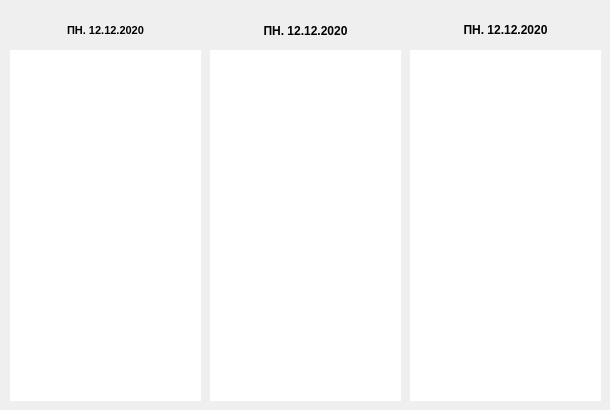
<?xml version="1.0" encoding="UTF-8"?>
<ui version="4.0">
 <class>Form</class>
 <widget class="QWidget" name="Form">
  <property name="geometry">
   <rect>
    <x>0</x>
    <y>0</y>
    <width>610</width>
    <height>410</height>
   </rect>
  </property>
  <property name="windowTitle">
   <string>Form</string>
  </property>
  <property name="autoFillBackground">
   <bool>true</bool>
  </property>
  <widget class="QLabel" name="lbl_day_1">
   <property name="geometry">
    <rect>
     <x>10</x>
     <y>20</y>
     <width>191</width>
     <height>21</height>
    </rect>
   </property>
   <property name="font">
    <font>
     <pointsize>8</pointsize>
     <weight>75</weight>
     <bold>true</bold>
    </font>
   </property>
   <property name="frameShape">
    <enum>QFrame::NoFrame</enum>
   </property>
   <property name="text">
    <string>ПН. 12.12.2020</string>
   </property>
   <property name="alignment">
    <set>Qt::AlignCenter</set>
   </property>
  </widget>
  <widget class="QLabel" name="lbl_day_2">
   <property name="geometry">
    <rect>
     <x>210</x>
     <y>20</y>
     <width>191</width>
     <height>21</height>
    </rect>
   </property>
   <property name="font">
    <font>
     <weight>75</weight>
     <bold>true</bold>
    </font>
   </property>
   <property name="frameShape">
    <enum>QFrame::NoFrame</enum>
   </property>
   <property name="text">
    <string>ПН. 12.12.2020</string>
   </property>
   <property name="alignment">
    <set>Qt::AlignCenter</set>
   </property>
  </widget>
  <widget class="QLabel" name="lbl_day_3">
   <property name="geometry">
    <rect>
     <x>410</x>
     <y>20</y>
     <width>191</width>
     <height>20</height>
    </rect>
   </property>
   <property name="font">
    <font>
     <weight>75</weight>
     <bold>true</bold>
    </font>
   </property>
   <property name="frameShape">
    <enum>QFrame::NoFrame</enum>
   </property>
   <property name="text">
    <string>ПН. 12.12.2020</string>
   </property>
   <property name="alignment">
    <set>Qt::AlignCenter</set>
   </property>
  </widget>
  <widget class="QLabel" name="lbl_morning_img_1">
   <property name="geometry">
    <rect>
     <x>20</x>
     <y>460</y>
     <width>101</width>
     <height>21</height>
    </rect>
   </property>
   <property name="frameShape">
    <enum>QFrame::Box</enum>
   </property>
   <property name="text">
    <string>Утро</string>
   </property>
  </widget>
  <widget class="QLabel" name="lbl_evening_img_1">
   <property name="geometry">
    <rect>
     <x>20</x>
     <y>540</y>
     <width>101</width>
     <height>21</height>
    </rect>
   </property>
   <property name="frameShape">
    <enum>QFrame::Box</enum>
   </property>
   <property name="text">
    <string>Ночь</string>
   </property>
  </widget>
  <widget class="QLabel" name="lbl_day_img_1">
   <property name="geometry">
    <rect>
     <x>20</x>
     <y>500</y>
     <width>101</width>
     <height>21</height>
    </rect>
   </property>
   <property name="frameShape">
    <enum>QFrame::Box</enum>
   </property>
   <property name="text">
    <string>День</string>
   </property>
  </widget>
  <widget class="QLabel" name="lbl_morning_img_2">
   <property name="geometry">
    <rect>
     <x>130</x>
     <y>460</y>
     <width>101</width>
     <height>21</height>
    </rect>
   </property>
   <property name="frameShape">
    <enum>QFrame::Box</enum>
   </property>
   <property name="text">
    <string>Утро</string>
   </property>
  </widget>
  <widget class="QLabel" name="lbl_day_img_2">
   <property name="geometry">
    <rect>
     <x>130</x>
     <y>500</y>
     <width>101</width>
     <height>21</height>
    </rect>
   </property>
   <property name="frameShape">
    <enum>QFrame::Box</enum>
   </property>
   <property name="text">
    <string>День</string>
   </property>
  </widget>
  <widget class="QLabel" name="lbl_evening_img_2">
   <property name="geometry">
    <rect>
     <x>130</x>
     <y>540</y>
     <width>101</width>
     <height>21</height>
    </rect>
   </property>
   <property name="frameShape">
    <enum>QFrame::Box</enum>
   </property>
   <property name="text">
    <string>Ночь</string>
   </property>
  </widget>
  <widget class="QLabel" name="lbl_morning_img_3">
   <property name="geometry">
    <rect>
     <x>240</x>
     <y>460</y>
     <width>101</width>
     <height>21</height>
    </rect>
   </property>
   <property name="frameShape">
    <enum>QFrame::Box</enum>
   </property>
   <property name="text">
    <string>Утро</string>
   </property>
  </widget>
  <widget class="QLabel" name="lbl_day_img_3">
   <property name="geometry">
    <rect>
     <x>240</x>
     <y>500</y>
     <width>101</width>
     <height>21</height>
    </rect>
   </property>
   <property name="frameShape">
    <enum>QFrame::Box</enum>
   </property>
   <property name="text">
    <string>День</string>
   </property>
  </widget>
  <widget class="QLabel" name="lbl_evening_img_3">
   <property name="geometry">
    <rect>
     <x>240</x>
     <y>540</y>
     <width>101</width>
     <height>21</height>
    </rect>
   </property>
   <property name="frameShape">
    <enum>QFrame::Box</enum>
   </property>
   <property name="text">
    <string>Ночь</string>
   </property>
  </widget>
  <widget class="QLabel" name="lbl_clouds_img_1">
   <property name="geometry">
    <rect>
     <x>20</x>
     <y>570</y>
     <width>101</width>
     <height>21</height>
    </rect>
   </property>
   <property name="frameShape">
    <enum>QFrame::Box</enum>
   </property>
   <property name="text">
    <string>Облачность</string>
   </property>
  </widget>
  <widget class="QLabel" name="lbl_clouds_img_2">
   <property name="geometry">
    <rect>
     <x>130</x>
     <y>570</y>
     <width>101</width>
     <height>21</height>
    </rect>
   </property>
   <property name="frameShape">
    <enum>QFrame::Box</enum>
   </property>
   <property name="text">
    <string>Облачность</string>
   </property>
  </widget>
  <widget class="QLabel" name="lbl_clouds_img_3">
   <property name="geometry">
    <rect>
     <x>240</x>
     <y>570</y>
     <width>101</width>
     <height>21</height>
    </rect>
   </property>
   <property name="frameShape">
    <enum>QFrame::Box</enum>
   </property>
   <property name="text">
    <string>Облачность</string>
   </property>
  </widget>
  <widget class="QListWidget" name="lw_day_1">
   <property name="geometry">
    <rect>
     <x>10</x>
     <y>50</y>
     <width>191</width>
     <height>351</height>
    </rect>
   </property>
   <property name="sizePolicy">
    <sizepolicy hsizetype="Fixed" vsizetype="Fixed">
     <horstretch>0</horstretch>
     <verstretch>0</verstretch>
    </sizepolicy>
   </property>
   <property name="toolTip">
    <string>Область скролируется</string>
   </property>
   <property name="frameShape">
    <enum>QFrame::NoFrame</enum>
   </property>
   <property name="verticalScrollBarPolicy">
    <enum>Qt::ScrollBarAlwaysOff</enum>
   </property>
   <property name="horizontalScrollBarPolicy">
    <enum>Qt::ScrollBarAlwaysOff</enum>
   </property>
   <property name="sizeAdjustPolicy">
    <enum>QAbstractScrollArea::AdjustIgnored</enum>
   </property>
   <property name="selectionMode">
    <enum>QAbstractItemView::NoSelection</enum>
   </property>
  </widget>
  <widget class="QListWidget" name="lw_day_2">
   <property name="geometry">
    <rect>
     <x>210</x>
     <y>50</y>
     <width>191</width>
     <height>351</height>
    </rect>
   </property>
   <property name="toolTip">
    <string>Область скролируется</string>
   </property>
   <property name="frameShape">
    <enum>QFrame::NoFrame</enum>
   </property>
   <property name="verticalScrollBarPolicy">
    <enum>Qt::ScrollBarAlwaysOff</enum>
   </property>
   <property name="horizontalScrollBarPolicy">
    <enum>Qt::ScrollBarAlwaysOff</enum>
   </property>
   <property name="editTriggers">
    <set>QAbstractItemView::NoEditTriggers</set>
   </property>
   <property name="selectionMode">
    <enum>QAbstractItemView::NoSelection</enum>
   </property>
  </widget>
  <widget class="QListWidget" name="lw_day_3">
   <property name="geometry">
    <rect>
     <x>410</x>
     <y>50</y>
     <width>191</width>
     <height>351</height>
    </rect>
   </property>
   <property name="toolTip">
    <string>Область скролируется</string>
   </property>
   <property name="frameShape">
    <enum>QFrame::NoFrame</enum>
   </property>
   <property name="verticalScrollBarPolicy">
    <enum>Qt::ScrollBarAlwaysOff</enum>
   </property>
   <property name="horizontalScrollBarPolicy">
    <enum>Qt::ScrollBarAlwaysOff</enum>
   </property>
   <property name="selectionMode">
    <enum>QAbstractItemView::NoSelection</enum>
   </property>
  </widget>
 </widget>
 <resources/>
 <connections/>
</ui>
